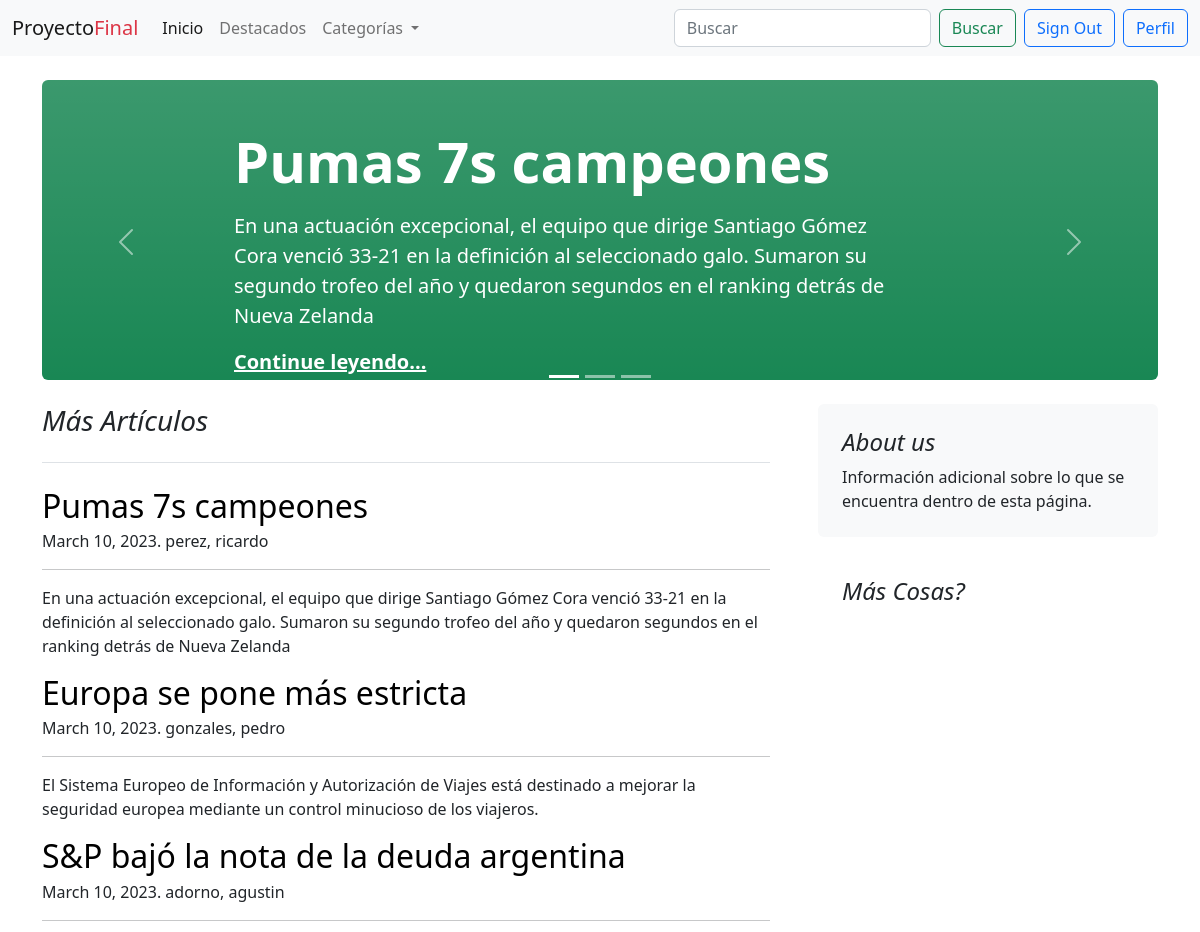
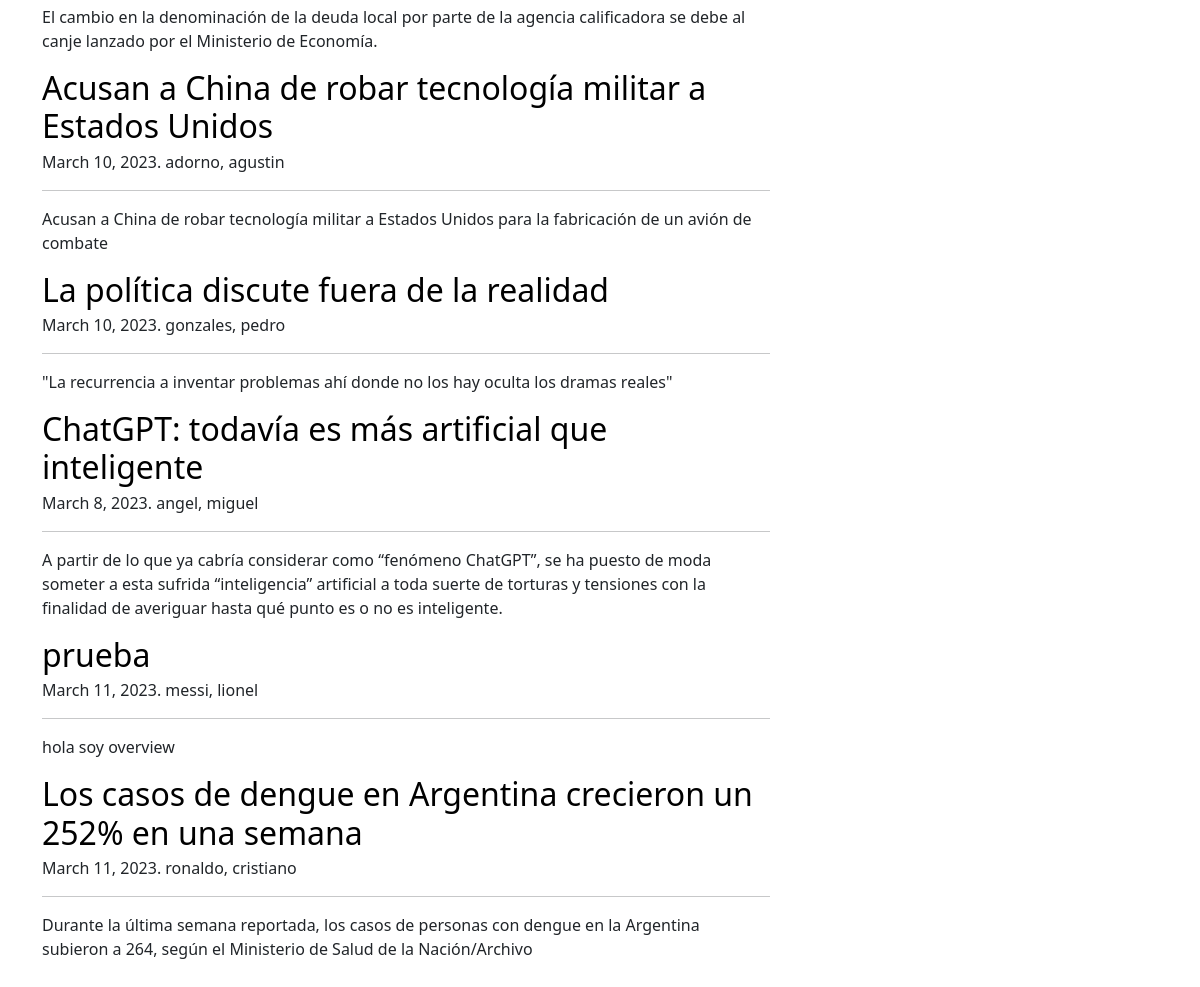
The app's page / (signed in) with its own data (2 pictures, top to bottom).
### blogs/models.py (models this page shows, shortened)
class Post(models.Model):
    titulo = models.CharField(max_length=300)
    slug = models.SlugField(unique=True)
    overview = models.TextField()
    date_created = models.DateTimeField(auto_now=True)
    contenido = models.TextField()
    autor = models.ForeignKey(settings.AUTH_USER_MODEL, on_delete=models.PROTECT)
    categorias = models.ManyToManyField('Categoria')
    featured = models.BooleanField(default=True)
    imagen = models.ImageField(upload_to='post_imagenes/' ,blank=True, null=True)
    pub_date = models.DateTimeField(default=timezone.now)
    class meta:
        ordering = ["-date_created"]
    def get_absolute_url(self):
        return reverse("blogs:post", kwargs={"slug":self.slug})

### users/models.py (models this page shows)
class user(AbstractUser):
    def __str__(self):
        return f'{self.last_name}, {self.first_name}'

### blogs/views.py (the view)
# urls.py: path('',views.inicio),
def inicio(request):
    posts = Post.objects.filter(
        pub_date__lte=timezone.now()
    )
    categorias = Categoria.objects.all()
    featured = Post.objects.filter(featured=True).filter(
        pub_date__lte=timezone.now()
    )[:3]
    context = {
        'post_list':posts,
        'categorias':categorias,
        'featured':featured,
    }
    return render(request, 'blogs/inicio.html',context=context)

### blogs/context_.py (called while the page is built)
def categorias_(request):
    categorias = Categoria.objects.all()
    return {
        'categorias':categorias
    }

### blogs/templates/blogs/inicio.html (shortened to what this page needs)
{% extends 'base.html' %}
{% block content %}
<div class="container-xxl bd-gutter mt-3 my-md-4 bd-layout">
    <main class="container">
        <div class="row g-5">
            <div class="col-md-12">
                {% include "blogs/featured.html" %}
            </div>
        </div>
        <div class="row g-5">
            <div class="col-md-8">
                <h3 class="pb-4 mb-4 fst-italic border-bottom">
                    Más Artículos
                </h3>
                {% for post in post_list %}
                    <article class="blog-post">
                        <h2 class="blog-post-title mb-1">
                            <a href="{{ post.get_absolute_url }}" style="text-decoration: none"
                               class="text-black">
                                {{ post.titulo }}
                            </a>
                        </h2>
                        <p class="blog-post-meta">{{ post.pub_date.date }}. {{post.autor}}</p>
                        <hr>
                        <p>{{ post.overview }}</p>
                    </article>
                {% endfor %}
            </div>
            <div class="col-md-4">
                <div class="position-sticky" style="top: 2rem;">
                    <div class="p-4 mb-3 bg-light rounded">
                        <h4 class="fst-italic">About us</h4>
                        <p class="mb-0">Información adicional sobre lo que se encuentra dentro de esta página.</p>
                    </div>
                    <div class="p-4">
                        <h4 class="fst-italic">Más Cosas?</h4>
                    </div>
                </div>
            </div>
        </div>
    </main>
</div>
{% endblock content %}

### blogs/templates/blogs/featured.html (shortened to what this page needs)
<div id="carouselIndicators" class="carousel slide" data-bs-ride="true">
    <div class="carousel-indicators">
        <button type="button" data-bs-target="#carouselIndicators" data-bs-slide-to="0" class="active"
                aria-current="true" aria-label="Slide 1"></button>
        <button type="button" data-bs-target="#carouselIndicators" data-bs-slide-to="1"
                aria-label="Slide 2"></button>
        <button type="button" data-bs-target="#carouselIndicators" data-bs-slide-to="2"
                aria-label="Slide 3"></button>
    </div>
    <div class="carousel-inner">
        {% for f in featured %}
            <div class="carousel-item {% if f == featured|first %}active{% endif %}">
                <div class="px-5 p-md-5 mb-4 rounded text-bg-success bg-gradient" style="height: 300px">
                    <div class="col-md-10 px-5 mx-5">
                        <h1 class="display-4 fw-bold px-5">{{ f.titulo }}</h1>
                        <p class="lead my-3 px-5">{{ f.overview }}</p>
                        <p class="lead mb-0 px-5"><a href="{{ f.get_absolute_url }}" class="text-white fw-bold">Continue
                            leyendo...</a></p>
                    </div>
                </div>
            </div>
        {% endfor %}
    </div>
    <button class="carousel-control-prev" type="button" data-bs-target="#carouselIndicators"
            data-bs-slide="prev">
        <span class="carousel-control-prev-icon" aria-hidden="true"></span>
    </button>
    <button class="carousel-control-next" type="button" data-bs-target="#carouselIndicators"
            data-bs-slide="next">
        <span class="carousel-control-next-icon" aria-hidden="true"></span>
    </button>
</div>

### records on screen
Post: titulo "Pumas 7s campeones", overview "En una actuación excepcional, el equipo que dirige Santiago Gómez Cora venció 33-21 en la definición al seleccionado galo. Sumaron su segundo trofeo del año y quedaron segundos en el ranking detrás de Nueva Zelanda", pub_date "March 10, 2023", autor "perez, ricardo"
Post: titulo "Europa se pone más estricta", pub_date "March 10, 2023", autor "gonzales, pedro", overview "El Sistema Europeo de Información y Autorización de Viajes está destinado a mejorar la seguridad europea mediante un control minucioso de los viajeros."
Post: titulo "S&P bajó la nota de la deuda argentina", pub_date "March 10, 2023", autor "adorno, agustin", overview "El cambio en la denominación de la deuda local por parte de la agencia calificadora se debe al canje lanzado por el Ministerio de Economía."
Post: titulo "Acusan a China de robar tecnología militar a Estados Unidos", pub_date "March 10, 2023", autor "adorno, agustin", overview "Acusan a China de robar tecnología militar a Estados Unidos para la fabricación de un avión de combate"
Post: titulo "La política discute fuera de la realidad", pub_date "March 10, 2023", autor "gonzales, pedro", overview "\"La recurrencia a inventar problemas ahí donde no los hay oculta los dramas reales\""
Post: titulo "ChatGPT: todavía es más artificial que inteligente", pub_date "March 8, 2023", autor "angel, miguel", overview "A partir de lo que ya cabría considerar como “fenómeno ChatGPT”, se ha puesto de moda someter a esta sufrida “inteligencia” artificial a toda suerte de torturas y tensiones con la finalidad de averiguar hasta qué punto es o no es inteligente."
Post: titulo "prueba", pub_date "March 11, 2023", autor "messi, lionel", overview "hola soy overview"
Post: titulo "Los casos de dengue en Argentina crecieron un 252% en una semana", pub_date "March 11, 2023", autor "ronaldo, cristiano", overview "Durante la última semana reportada, los casos de personas con dengue en la Argentina subieron a 264, según el Ministerio de Salud de la Nación/Archivo"
